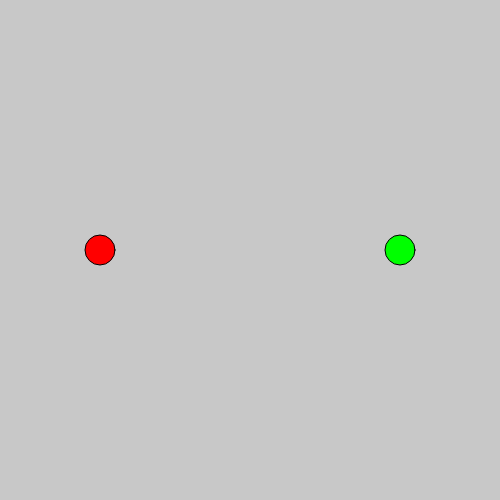
Frame 1 (no input)
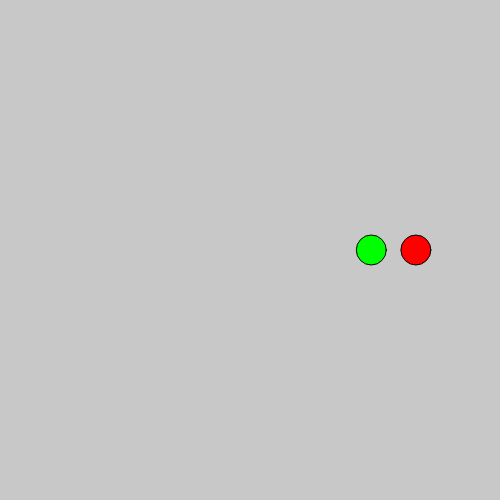
Frame 60 (no input)
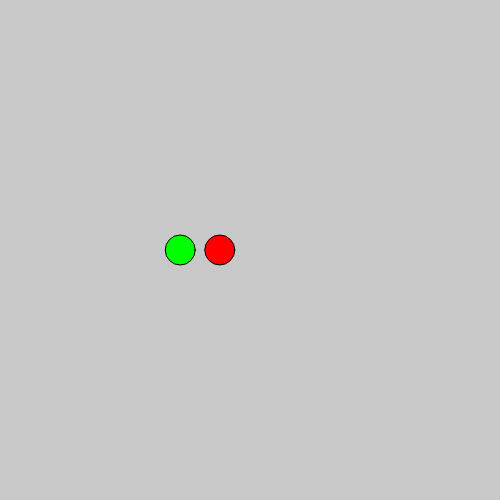
Frame 120 (the mouse pressed at the canvas centre since frame 60)

The p5.js sketch that drew these frames (run headless with seeded random() and noise() and a simulated clock; from frame 60 on, the mouse is pressed at the canvas centre):

// p5.js sketch
// ── sketch.js
var lover;
var hater;

function setup() {
  createCanvas(500, 500);
  lover = new Mover(createVector(100, height/2));
  hater = new Mover(createVector(400, height/2));

}

function draw() {
 background(200);
  fill(255, 0, 0);
  lover.update();
  lover.display();

  fill(0, 255, 0);
  hater.update();
  hater.display();


    addLoverForce();
    addHateForce();


  }

function addLoverForce() {

  var haterLoc = hater.loc.copy();
  var loverLoc = lover.loc.copy();
  var diffLoc = haterLoc.sub(loverLoc);
  diffLoc.mult(0.008);
  lover.applyForce(diffLoc);

}


function addHateForce() {
  var haterLoc = hater.loc.copy();
  var loverLoc = lover.loc.copy();
  var diffLoc = loverLoc.sub(haterLoc);
  if (diffLoc.mag() < 40) {
  diffLoc.mult(-0.03);
  hater.applyForce(diffLoc);
  }
}

// ── mover.js
class Mover {
  constructor(location) {
    this.loc = location;
    this.vel = createVector(0, 0);
    this.acc = createVector(0, 0);

  }

  applyForce(force) {
    this.acc.add(force);
  }

  update(){
    this.vel.add(this.acc);
    this.loc.add(this.vel);

    this.vel.mult(0.9);
    this.acc.mult(0);

    if(this.loc.y > height) {
      this.loc.y = 0;
    } else if ( this.loc.y < 0 ) {
      this.loc.y = height;

    }

   if(this.loc.x > width) {
      this.loc.x = 0;
    } else if ( this.loc.x < 0 ) {
      this.loc.x = width;

    }

  }

  display() {
    ellipse(this.loc.x, this.loc.y, 30, 30);

  }
}
